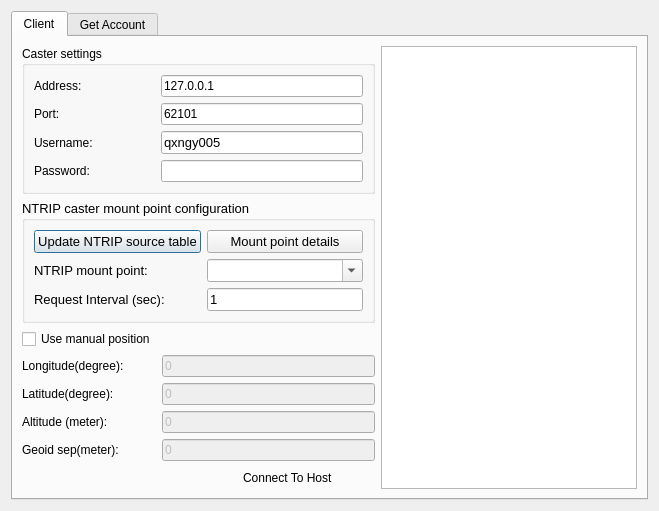
<?xml version="1.0" encoding="UTF-8"?>
<ui version="4.0">
 <class>NTRIP_ClientDialog</class>
 <widget class="QDialog" name="NTRIP_ClientDialog">
  <property name="geometry">
   <rect>
    <x>0</x>
    <y>0</y>
    <width>659</width>
    <height>486</height>
   </rect>
  </property>
  <property name="font">
   <font>
    <family>Arial</family>
   </font>
  </property>
  <property name="windowTitle">
   <string>NTRIP Client</string>
  </property>
  <layout class="QGridLayout" name="gridLayout_5">
   <item row="0" column="0">
    <widget class="QTabWidget" name="tabWidget">
     <property name="tabPosition">
      <enum>QTabWidget::North</enum>
     </property>
     <property name="tabShape">
      <enum>QTabWidget::Rounded</enum>
     </property>
     <property name="currentIndex">
      <number>0</number>
     </property>
     <widget class="QWidget" name="tab_normal">
      <attribute name="title">
       <string>Client</string>
      </attribute>
      <layout class="QGridLayout" name="gridLayout_3">
       <item row="0" column="0" colspan="2">
        <widget class="QGroupBox" name="groupBox">
         <property name="font">
          <font>
           <family>Arial</family>
           <weight>50</weight>
           <bold>false</bold>
          </font>
         </property>
         <property name="title">
          <string>Caster settings</string>
         </property>
         <layout class="QGridLayout" name="gridLayout">
          <item row="0" column="0">
           <widget class="QLabel" name="label">
            <property name="font">
             <font>
              <family>Arial</family>
              <pointsize>9</pointsize>
              <weight>50</weight>
              <bold>false</bold>
             </font>
            </property>
            <property name="text">
             <string>Address:                      </string>
            </property>
           </widget>
          </item>
          <item row="0" column="1">
           <widget class="QLineEdit" name="caster_address_LineEdit">
            <property name="font">
             <font>
              <family>Arial</family>
              <weight>50</weight>
              <bold>false</bold>
             </font>
            </property>
            <property name="text">
             <string>127.0.0.1</string>
            </property>
           </widget>
          </item>
          <item row="1" column="0">
           <widget class="QLabel" name="label_2">
            <property name="font">
             <font>
              <family>Arial</family>
              <pointsize>9</pointsize>
              <weight>50</weight>
              <bold>false</bold>
             </font>
            </property>
            <property name="text">
             <string>Port:</string>
            </property>
           </widget>
          </item>
          <item row="1" column="1">
           <widget class="QLineEdit" name="caster_port_LineEdit">
            <property name="font">
             <font>
              <family>Arial</family>
              <weight>50</weight>
              <bold>false</bold>
             </font>
            </property>
            <property name="text">
             <string>62101</string>
            </property>
           </widget>
          </item>
          <item row="2" column="0">
           <widget class="QLabel" name="label_3">
            <property name="font">
             <font>
              <family>Arial</family>
              <pointsize>9</pointsize>
              <weight>50</weight>
              <bold>false</bold>
             </font>
            </property>
            <property name="text">
             <string>Username:</string>
            </property>
           </widget>
          </item>
          <item row="2" column="1">
           <widget class="QLineEdit" name="caster_userName_LineEdit">
            <property name="font">
             <font>
              <family>Arial</family>
              <pointsize>10</pointsize>
              <weight>50</weight>
              <bold>false</bold>
             </font>
            </property>
            <property name="text">
             <string>qxngy005</string>
            </property>
           </widget>
          </item>
          <item row="3" column="0">
           <widget class="QLabel" name="label_4">
            <property name="font">
             <font>
              <family>Arial</family>
              <pointsize>9</pointsize>
              <weight>50</weight>
              <bold>false</bold>
             </font>
            </property>
            <property name="text">
             <string>Password:</string>
            </property>
           </widget>
          </item>
          <item row="3" column="1">
           <widget class="QLineEdit" name="caster_password_LineEdit">
            <property name="font">
             <font>
              <family>Arial</family>
              <weight>50</weight>
              <bold>false</bold>
             </font>
            </property>
            <property name="text">
             <string/>
            </property>
            <property name="echoMode">
             <enum>QLineEdit::Password</enum>
            </property>
           </widget>
          </item>
         </layout>
        </widget>
       </item>
       <item row="1" column="0" colspan="2">
        <widget class="QGroupBox" name="groupBox_2">
         <property name="font">
          <font>
           <family>Arial</family>
           <pointsize>10</pointsize>
           <weight>50</weight>
           <bold>false</bold>
          </font>
         </property>
         <property name="title">
          <string>NTRIP caster mount point configuration</string>
         </property>
         <layout class="QGridLayout" name="gridLayout_2">
          <item row="1" column="0">
           <widget class="QLabel" name="label_5">
            <property name="font">
             <font>
              <family>Arial</family>
              <pointsize>10</pointsize>
              <weight>50</weight>
              <bold>false</bold>
             </font>
            </property>
            <property name="text">
             <string>NTRIP mount point:</string>
            </property>
           </widget>
          </item>
          <item row="1" column="1" colspan="2">
           <widget class="QComboBox" name="mountPointsComboBox">
            <property name="font">
             <font>
              <family>Arial</family>
              <pointsize>10</pointsize>
              <weight>50</weight>
              <bold>false</bold>
             </font>
            </property>
            <property name="editable">
             <bool>true</bool>
            </property>
           </widget>
          </item>
          <item row="2" column="0">
           <widget class="QLabel" name="label_6">
            <property name="font">
             <font>
              <family>Arial</family>
              <pointsize>10</pointsize>
              <weight>50</weight>
              <bold>false</bold>
             </font>
            </property>
            <property name="toolTip">
             <string/>
            </property>
            <property name="text">
             <string>Request Interval (sec):</string>
            </property>
           </widget>
          </item>
          <item row="2" column="1" colspan="2">
           <widget class="QLineEdit" name="requestInterval">
            <property name="font">
             <font>
              <family>Arial</family>
              <pointsize>10</pointsize>
              <weight>50</weight>
              <bold>false</bold>
             </font>
            </property>
            <property name="toolTip">
             <string>N seconds interval to request a server once</string>
            </property>
            <property name="text">
             <string>1</string>
            </property>
           </widget>
          </item>
          <item row="0" column="0">
           <widget class="QPushButton" name="update_NTRIP_souretable_PushButton">
            <property name="minimumSize">
             <size>
              <width>0</width>
              <height>20</height>
             </size>
            </property>
            <property name="font">
             <font>
              <family>Arial</family>
              <pointsize>10</pointsize>
              <weight>50</weight>
              <bold>false</bold>
             </font>
            </property>
            <property name="styleSheet">
             <string notr="true"/>
            </property>
            <property name="text">
             <string>Update NTRIP source table</string>
            </property>
           </widget>
          </item>
          <item row="0" column="1" colspan="2">
           <widget class="QPushButton" name="pushButton_point_details">
            <property name="font">
             <font>
              <family>Arial</family>
              <pointsize>10</pointsize>
              <weight>50</weight>
              <bold>false</bold>
             </font>
            </property>
            <property name="text">
             <string>Mount point details</string>
            </property>
           </widget>
          </item>
         </layout>
        </widget>
       </item>
       <item row="2" column="0">
        <widget class="QCheckBox" name="manualPosCheckBox">
         <property name="font">
          <font>
           <family>Arial</family>
           <weight>50</weight>
           <bold>false</bold>
          </font>
         </property>
         <property name="text">
          <string>Use manual position</string>
         </property>
        </widget>
       </item>
       <item row="3" column="0">
        <widget class="QLabel" name="label_7">
         <property name="font">
          <font>
           <family>Arial</family>
           <weight>50</weight>
           <bold>false</bold>
          </font>
         </property>
         <property name="text">
          <string>Longitude(degree):</string>
         </property>
        </widget>
       </item>
       <item row="3" column="1">
        <widget class="QLineEdit" name="mamual_position_longitude_lineEdit">
         <property name="enabled">
          <bool>false</bool>
         </property>
         <property name="font">
          <font>
           <family>Arial</family>
           <weight>50</weight>
           <bold>false</bold>
          </font>
         </property>
         <property name="text">
          <string>0</string>
         </property>
        </widget>
       </item>
       <item row="4" column="0">
        <widget class="QLabel" name="label_8">
         <property name="font">
          <font>
           <family>Arial</family>
           <weight>50</weight>
           <bold>false</bold>
          </font>
         </property>
         <property name="text">
          <string>Latitude(degree):</string>
         </property>
        </widget>
       </item>
       <item row="4" column="1">
        <widget class="QLineEdit" name="mamual_position_latitude_lineEdit">
         <property name="enabled">
          <bool>false</bool>
         </property>
         <property name="font">
          <font>
           <family>Arial</family>
           <weight>50</weight>
           <bold>false</bold>
          </font>
         </property>
         <property name="text">
          <string>0</string>
         </property>
        </widget>
       </item>
       <item row="5" column="0">
        <widget class="QLabel" name="label_9">
         <property name="font">
          <font>
           <family>Arial</family>
           <weight>50</weight>
           <bold>false</bold>
          </font>
         </property>
         <property name="text">
          <string>Altitude (meter):</string>
         </property>
        </widget>
       </item>
       <item row="5" column="1">
        <widget class="QLineEdit" name="mamual_position_altitude_lineEdit">
         <property name="enabled">
          <bool>false</bool>
         </property>
         <property name="font">
          <font>
           <family>Arial</family>
           <weight>50</weight>
           <bold>false</bold>
          </font>
         </property>
         <property name="text">
          <string>0</string>
         </property>
        </widget>
       </item>
       <item row="6" column="0">
        <widget class="QLabel" name="label_10">
         <property name="font">
          <font>
           <family>Arial</family>
           <weight>50</weight>
           <bold>false</bold>
          </font>
         </property>
         <property name="text">
          <string>Geoid sep(meter):</string>
         </property>
        </widget>
       </item>
       <item row="6" column="1">
        <widget class="QLineEdit" name="mamual_position_geoid_sep_lineEdit">
         <property name="enabled">
          <bool>false</bool>
         </property>
         <property name="font">
          <font>
           <family>Arial</family>
           <weight>50</weight>
           <bold>false</bold>
          </font>
         </property>
         <property name="text">
          <string>0</string>
         </property>
        </widget>
       </item>
       <item row="7" column="0" colspan="2">
        <layout class="QHBoxLayout" name="horizontalLayout">
         <item>
          <spacer name="horizontalSpacer">
           <property name="font">
            <font>
             <family>Arial</family>
             <weight>50</weight>
             <bold>false</bold>
            </font>
           </property>
           <property name="orientation">
            <enum>Qt::Horizontal</enum>
           </property>
           <property name="sizeHint" stdset="0">
            <size>
             <width>40</width>
             <height>20</height>
            </size>
           </property>
          </spacer>
         </item>
         <item>
          <widget class="QLabel" name="label_11">
           <property name="font">
            <font>
             <family>Arial</family>
             <weight>50</weight>
             <bold>false</bold>
            </font>
           </property>
           <property name="text">
            <string>Connect To Host</string>
           </property>
          </widget>
         </item>
         <item>
          <widget class="ImageSwitch" name="connectSwitch" native="true">
           <property name="minimumSize">
            <size>
             <width>36</width>
             <height>20</height>
            </size>
           </property>
           <property name="font">
            <font>
             <family>Arial</family>
             <weight>50</weight>
             <bold>false</bold>
            </font>
           </property>
          </widget>
         </item>
        </layout>
       </item>
       <item row="0" column="2" rowspan="8">
        <widget class="QPlainTextEdit" name="clientLogEdit">
         <property name="font">
          <font>
           <family>Arial</family>
           <weight>50</weight>
           <bold>false</bold>
          </font>
         </property>
         <property name="readOnly">
          <bool>true</bool>
         </property>
        </widget>
       </item>
      </layout>
     </widget>
     <widget class="QWidget" name="tab_quectel">
      <attribute name="title">
       <string>Get Account</string>
      </attribute>
      <attribute name="toolTip">
       <string>Get quectel cloud account </string>
      </attribute>
      <widget class="QPushButton" name="pushButton_BS">
       <property name="geometry">
        <rect>
         <x>200</x>
         <y>100</y>
         <width>75</width>
         <height>23</height>
        </rect>
       </property>
       <property name="text">
        <string>Get</string>
       </property>
      </widget>
      <widget class="QWidget" name="layoutWidget">
       <property name="geometry">
        <rect>
         <x>10</x>
         <y>10</y>
         <width>261</width>
         <height>81</height>
        </rect>
       </property>
       <layout class="QGridLayout" name="gridLayout_4">
        <item row="0" column="0">
         <widget class="QLabel" name="label_12">
          <property name="text">
           <string>MCC</string>
          </property>
         </widget>
        </item>
        <item row="1" column="0">
         <widget class="QLabel" name="label_13">
          <property name="text">
           <string>Device ID</string>
          </property>
         </widget>
        </item>
        <item row="1" column="1">
         <widget class="QLineEdit" name="lineEdit_DeviceID"/>
        </item>
        <item row="2" column="0">
         <widget class="QLabel" name="label_14">
          <property name="text">
           <string>Lisence Key</string>
          </property>
         </widget>
        </item>
        <item row="2" column="1">
         <widget class="QLineEdit" name="lineEdit_LisenceKey"/>
        </item>
        <item row="0" column="1">
         <widget class="QLineEdit" name="lineEdit_MCC">
          <property name="enabled">
           <bool>false</bool>
          </property>
          <property name="text">
           <string>460</string>
          </property>
         </widget>
        </item>
       </layout>
      </widget>
     </widget>
    </widget>
   </item>
  </layout>
 </widget>
 <customwidgets>
  <customwidget>
   <class>ImageSwitch</class>
   <extends>QWidget</extends>
   <header location="global">imageswitch.h</header>
  </customwidget>
 </customwidgets>
 <resources/>
 <connections/>
</ui>
